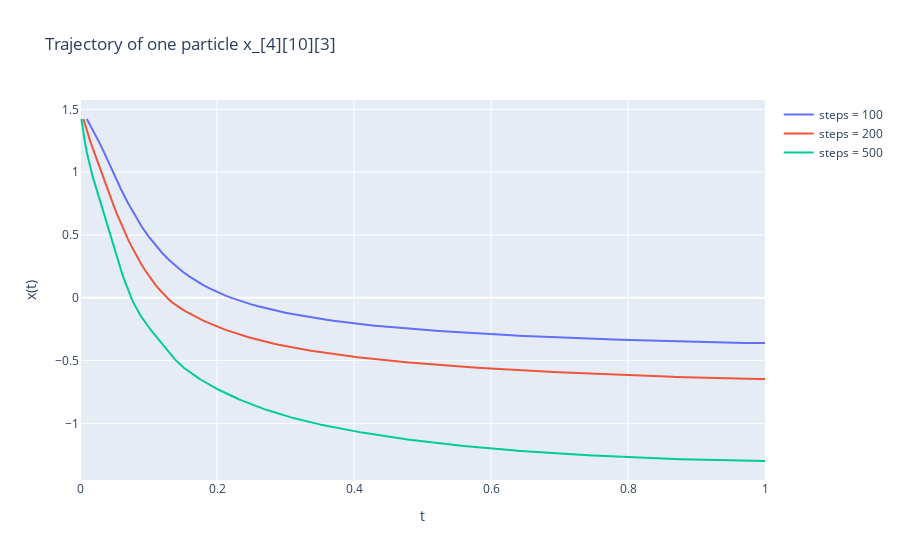

The notebook cell this image was saved under:
### Code cell
fig = go.Figure()
for vv, s in zip(vectors, steps):
    timesteps = np.linspace(1/s, 1, s)
    fig.add_trace(go.Scatter(x=timesteps, y=vv[:, b_i, pos_i, feat_i],
                        mode='lines',
                        name=f'steps = {s}'))
fig.update_layout(
    title=f"Trajectory of one particle x_[{b_i}][{pos_i}][{feat_i}]",
    xaxis_title="t",
    yaxis_title="x(t)",
)

fig.update_xaxes(range=[0, 1])
fig.show()

### Figure 1 — Plotly figure (JSON) as saved in the notebook; plotly's stock layout.template omitted (floating-point values rounded to 4 significant figures; data arrays with more than 128 entries replaced by an {"elided": "..."} marker saying what was removed)
{"data": [{"mode": "lines", "name": "steps = 100", "type": "scatter", "x": [0.01, 0.02, 0.03, 0.04, 0.05, 0.06, 0.07, 0.08, 0.09, 0.1, 0.11, 0.12, 0.13, 0.14, 0.15, 0.16, 0.17, 0.18, 0.19, 0.2, 0.21, 0.22, 0.23, 0.24, 0.25, 0.26, 0.27, 0.28, 0.29, 0.3, 0.31, 0.32, 0.33, 0.34, 0.35, 0.36, 0.37, 0.38, 0.39, 0.4, 0.41, 0.42, 0.43, 0.44, 0.45, 0.46, 0.47, 0.48, 0.49, 0.5, 0.51, 0.52, 0.53, 0.54, 0.55, 0.56, 0.57, 0.58, 0.59, 0.6, 0.61, 0.62, 0.63, 0.64, 0.65, 0.66, 0.67, 0.68, 0.69, 0.7, 0.71, 0.72, 0.73, 0.74, 0.75, 0.76, 0.77, 0.78, 0.79, 0.8, 0.81, 0.82, 0.83, 0.84, 0.85, 0.86, 0.87, 0.88, 0.89, 0.9, 0.91, 0.92, 0.93, 0.94, 0.95, 0.96, 0.97, 0.98, 0.99, 1], "y": [1.423, 1.326, 1.217, 1.1, 0.979, 0.8624, 0.7544, 0.6561, 0.5679, 0.4891, 0.419, 0.3566, 0.3009, 0.2514, 0.2074, 0.168, 0.1326, 0.1008, 0.07215, 0.04622, 0.02272, 0.001366, -0.01812, -0.03598, -0.05243, -0.06763, -0.08174, -0.09488, -0.1072, -0.1187, -0.1295, -0.1396, -0.1492, -0.1583, -0.1669, -0.175, -0.1829, -0.1903, -0.1974, -0.2041, -0.2105, -0.2165, -0.2221, -0.2275, -0.2326, -0.2375, -0.2422, -0.2467, -0.2511, -0.2553, -0.2593, -0.2632, -0.267, -0.2707, -0.2742, -0.2777, -0.2811, -0.2842, -0.2873, -0.2903, -0.2932, -0.296, -0.2987, -0.3014, -0.3039, -0.3064, -0.3088, -0.3112, -0.3134, -0.3156, -0.3178, -0.3198, -0.3219, -0.3239, -0.3259, -0.3278, -0.3297, -0.3315, -0.3333, -0.335, -0.3367, -0.3385, -0.3402, -0.3419, -0.3435, -0.3451, -0.3467, -0.3482, -0.3497, -0.3511, -0.3525, -0.3538, -0.3552, -0.3565, -0.3578, -0.3588, -0.3596, -0.3601, -0.3603, -0.3603]}, {"mode": "lines", "name": "steps = 200", "type": "scatter", "x": {"elided": "200 float values"}, "y": {"elided": "200 float values"}}, {"mode": "lines", "name": "steps = 500", "type": "scatter", "x": {"elided": "500 float values"}, "y": {"elided": "500 float values"}}], "layout": {"title": {"text": "Trajectory of one particle x_[4][10][3]"}, "xaxis": {"range": [0, 1], "title": {"text": "t"}}, "yaxis": {"title": {"text": "x(t)"}}}}
